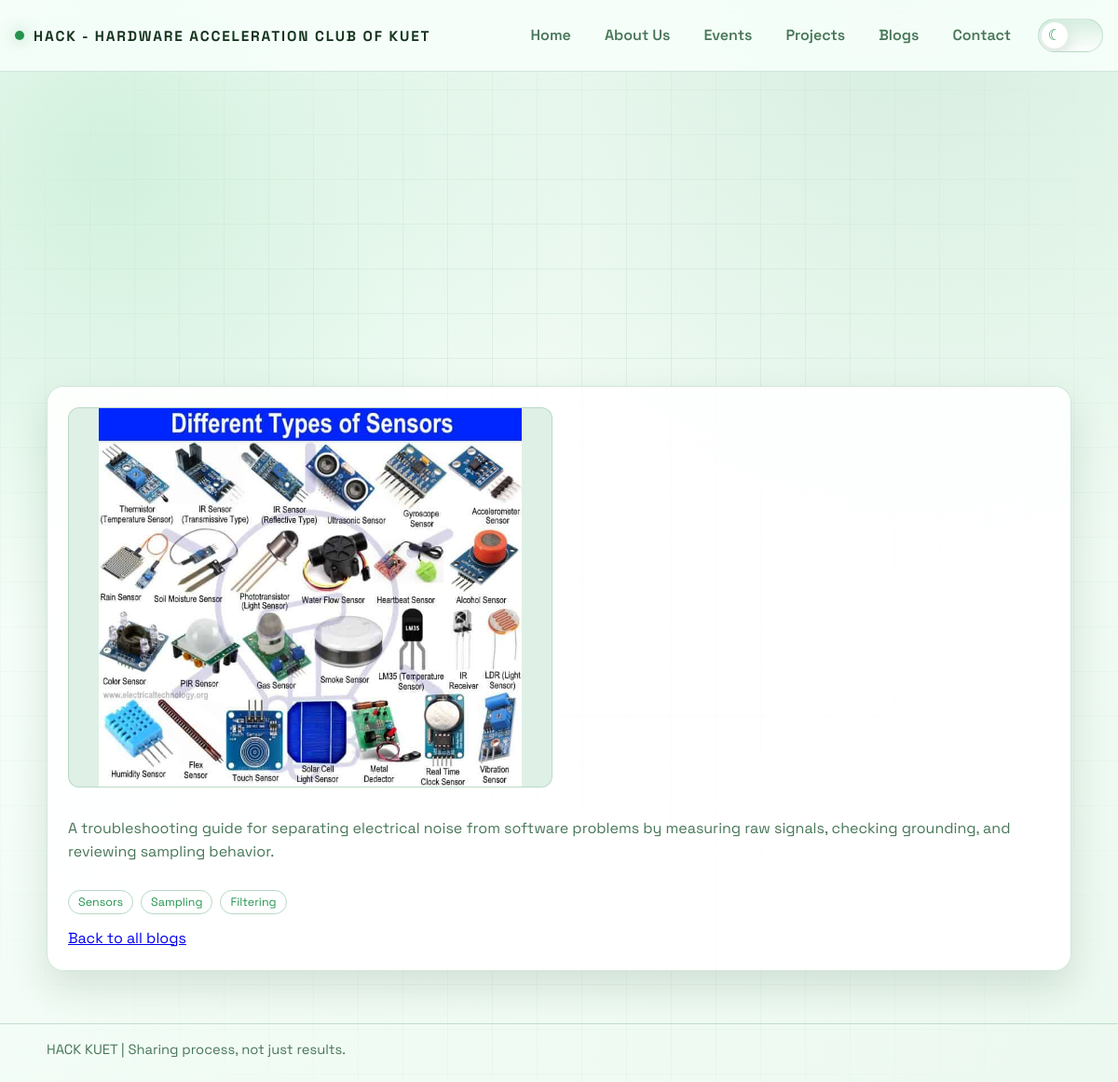
The app's page /blog-detail.php?slug=sensor-noise-debugging with its own data.
### tables this page shows
CREATE TABLE IF NOT EXISTS `blogs` (
  `id`           INT UNSIGNED NOT NULL AUTO_INCREMENT,
  `title`        VARCHAR(200) NOT NULL,
  `slug`         VARCHAR(220) NOT NULL,
  `author_name`  VARCHAR(100) NOT NULL,
  `author_email` VARCHAR(150) NULL DEFAULT NULL,
  `author_university` VARCHAR(150) NULL DEFAULT NULL,
  `author_department` VARCHAR(100) NULL DEFAULT NULL,
  `content`      LONGTEXT     NOT NULL,
  `excerpt`      TEXT         NULL DEFAULT NULL,
  `cover_image`  VARCHAR(255) NULL DEFAULT NULL,
  `image_2`      VARCHAR(255) NULL DEFAULT NULL,
  `tags`         VARCHAR(500) NULL DEFAULT NULL,
  `status`       ENUM('pending','published','rejected') NOT NULL DEFAULT 'pending',
  `submitted_at` TIMESTAMP    NOT NULL DEFAULT CURRENT_TIMESTAMP,
  `published_at` TIMESTAMP    NULL DEFAULT NULL,
  `reviewed_by`  INT UNSIGNED NULL DEFAULT NULL,
  PRIMARY KEY (`id`),
  UNIQUE KEY `uq_blog_slug` (`slug`),
  KEY `idx_blog_status` (`status`),
  CONSTRAINT `fk_blog_reviewer` FOREIGN KEY (`reviewed_by`) REFERENCES `admins` (`id`) ON DELETE SET NULL
);

### blog-detail.php (the view, shortened to what this page needs)
<?php
require_once __DIR__ . '/public-data.php';
$slug = trim((string) ($_GET['slug'] ?? ''));
$rows = public_rows("SELECT * FROM blogs WHERE slug = ? AND status = 'published' LIMIT 1", [$slug]);
$blog = $rows[0] ?? null;
    ?>
    <?php
$images = array_values(array_filter([$blog['cover_image'] ?? '', $blog['image_2'] ?? '']));
?>
    <main class="container">
        <section class="section">
            <article class="card blog-intro">
                <?php if ($images): ?>
                    <div class="blog-gallery">
                        <?php foreach ($images as $image): ?>
                            <img src="<?= public_h($image) ?>" alt="<?= public_h($blog['title']) ?> image" onerror="this.remove()">
                        <?php endforeach; ?>
                    </div>
                <?php endif; ?>
                <div class="blog-content">
                    <?php foreach (preg_split('/\R{2,}/', trim($blog['content'])) as $paragraph): ?>
                        <p><?= nl2br(public_h($paragraph)) ?></p>
                    <?php endforeach; ?>
                </div>
                <?php $chips = public_chips($blog['tags'] ?? ''); ?>
                <?php if ($chips): ?>
                    <div class="chips">
                        <?php foreach ($chips as $chip): ?>
                            <span class="chip"><?= public_h($chip) ?></span>
                        <?php endforeach; ?>
                    </div>
                <?php endif; ?>
                <p><a href="blogs.php">Back to all blogs</a></p>
            </article>
        </section>
    </main>

### style.css (style rules this page uses)
:root { --bg-1: #f8fffb; --bg-2: #ecf9f0; --panel: rgba(255, 255, 255, 0.9); --panel-border: rgba(52, 140, 89, 0.22); --text: #17351f; --muted: #487658; --accent: #23944f; --accent-2: #5eb87c; --shadow: 0 18px 42px rgba(26, 74, 42, 0.14); --bg-glow-1: rgba(92, 196, 130, 0.24); --bg-glow-2: rgba(54, 157, 93, 0.15); --grid-line: rgba(42, 128, 76, 0.08); --header-bg: rgba(248, 255, 251, 0.88); --header-border: rgba(52, 140, 89, 0.2); --chip-border: rgba(52, 140, 89, 0.34); --timeline-border: rgba(52, 140, 89, 0.34); --input-border: rgba(52, 140, 89, 0.3); --input-bg: rgba(255, 255, 255, 0.96); --nav-hover-border: rgba(52, 140, 89, 0.48); --footer-border: rgba(52, 140, 89, 0.26); --btn-text: #ffffff; --focus-ring: rgba(35, 148, 79, 0.28); --brand-glow: rgba(35, 148, 79, 0.5); --toggle-track: rgba(35, 148, 79, 0.14); --toggle-track-hover: rgba(35, 148, 79, 0.22); --toggle-thumb: #ffffff; --toggle-thumb-shadow: 0 8px 18px rgba(26, 74, 42, 0.18); }
* { box-sizing: border-box; }
body { margin: 0; min-height: 100vh; color: var(--text); font-family: "Space Grotesk", "Segoe UI", sans-serif; background: radial-gradient(circle at 10% 15%, var(--bg-glow-1), transparent 35%), radial-gradient(circle at 80% 0%, var(--bg-glow-2), transparent 42%), linear-gradient(130deg, var(--bg-1), var(--bg-2)); overflow-x: hidden; transition: background 260ms ease, color 220ms ease; }
html, body { max-width: 100%; }
body::before { content: ""; position: fixed; inset: 0; pointer-events: none; background-image: linear-gradient(var(--grid-line) 1px, transparent 1px), linear-gradient(90deg, var(--grid-line) 1px, transparent 1px); background-size: 48px 48px; mask-image: radial-gradient(circle at center, black 30%, transparent 95%); }
.container { width: min(1100px, calc(100% - 32px)); margin: 0 auto; }
.section { padding: 24px 0 56px; }
.card { background: var(--panel); border: 1px solid var(--panel-border); border-radius: 18px; padding: 22px; box-shadow: var(--shadow); animation: riseIn 700ms ease both; }
.card p { margin: 0; color: var(--muted); line-height: 1.55; }
.blog-intro { display: grid; gap: 14px; }
.blog-intro p { margin: 0; }
.blog-content { display: grid; gap: 14px; }
.blog-content p { margin: 0; }
.blog-gallery { display: grid; grid-template-columns: repeat(2, minmax(0, 1fr)); gap: 14px; margin: 0 0 18px; }
.blog-gallery img { width: 100%; height: clamp(220px, 34vw, 420px); object-fit: contain; object-position: center; background: color-mix(in srgb, var(--panel) 86%, var(--accent) 14%); border-radius: 12px; border: 1px solid var(--panel-border); }
.js-reveal { opacity: 0; transform: translateY(20px); transition: opacity 420ms ease, transform 420ms ease; }
.chips { margin-top: 14px; display: flex; flex-wrap: wrap; gap: 8px; }
.chip { border: 1px solid var(--chip-border); border-radius: 999px; padding: 4px 10px; font-size: 0.78rem; color: var(--accent); }

### records on screen
blogs: content "A troubleshooting guide for separating electrical noise from software problems by measuring raw signals, checking grounding, and reviewing sampling behavior.", tags "Sensors", tags "Sampling", tags "Filtering"

### other values on screen
public_h($label) "Home"
public_h($label) "About Us"
public_h($label) "Events"
public_h($label) "Projects"
public_h($label) "Blogs"
public_h($label) "Contact"
public_h($text) "HACK KUET | Sharing process, not just results."
